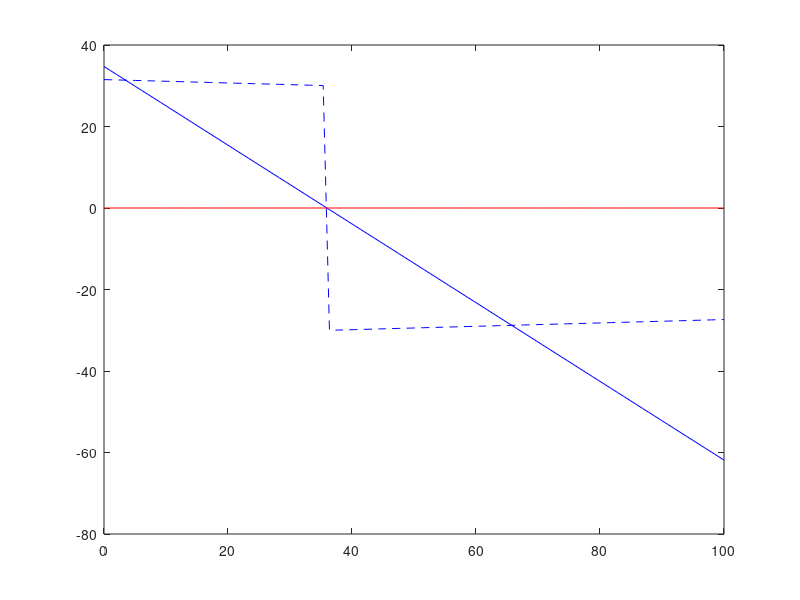

This figure's MATLAB source:
inten = 100;
P = linspace(0,inten);
horizontal = zeros(1,inten);

mew = 0.16;
W = 200;
fneeded = W*sind(10)-P*cosd(15);
N = W*cosd(10)-P*sind(15);
fmaxmag = N*0.16; % here, fmaxmag is always positive. 
fmax = fmaxmag;
fmax(fneeded<0) = -fmax(fneeded<0);

plot(P,fmax,'b--');
hold on
plot(P,fneeded,'b');
plot(P,horizontal,'r-');
hold off
